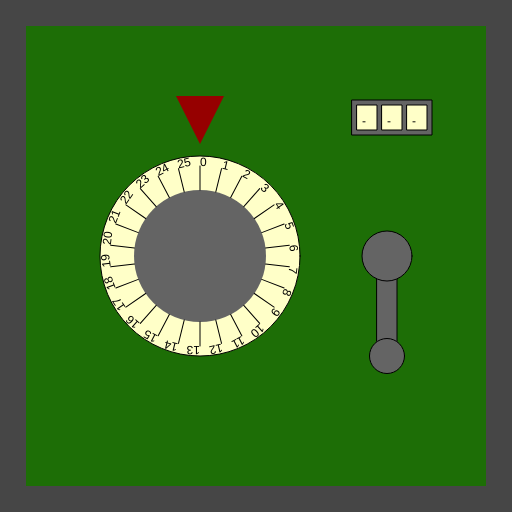
Frame 1 (no input)
Frame 60 (no input): identical to frame 1, image omitted
Frame 120 (the mouse pressed at the canvas centre since frame 60): identical to frame 1, image omitted

The p5.js sketch that drew this single still picture (run headless with seeded random() and noise() and a simulated clock; from frame 60 on, the mouse is pressed at the canvas centre):

// p5.js sketch
// ── sketch.js
/*

Officer: 8730866
CaseNum: 303-1-21826612-8730866

Case 303 - The Case of the Crooked Attorney
Stage 2 - Torvalds' House

This safe is in Torvalds’ home study. Be careful. If you get caught, I don’t know you !

Crack this safe by doing the following:

	When any key is pressed:
	- Decrement SecureStorageVal_A by 2

	When any key is released:
	- Decrement SecureStorageVal_B by 2

	When the mouse button is released:
	- Make SecureStorageVal_C equal to the string "WJB"

	Whilst the mouse is moving:
	- Make SecureStorageVal_C equal to the string "MYZ"



This time you'll need to create the relevant event handlers yourself.

There are many possible ways of investigating this case, but you
should use ONLY the following commands:

	- The assignment operator aka. the equals sign !
	- Incrementing +=
	- Decrementing -=

*/

//declare the variables

var SecureStorageVal_A;
var SecureStorageVal_B;
var SecureStorageVal_C;


function preload()
{
	//IMAGES WILL BE LOADED HERE

}

function setup()
{
	createCanvas(512,512);

	//initialise the variables
	SecureStorageVal_A = 0;
	SecureStorageVal_B = 0;
	SecureStorageVal_C = "";

}

///////////////////EVENT HANDLERS///////////////////

//Create event handlers here to open the safe ...


///////////////DO NOT CHANGE CODE BELOW THIS POINT///////////////////

function draw()
{

	//Draw the safe door
	background(70);
	noStroke();
	fill(29,110,6);
	rect(26,26,width-52,width-52);

	//Draw the combination dial
	push();
	translate(200,height/2);
	drawDial(200, SecureStorageVal_A, 26);
	pop();

	//Draw the lever
	push();
	translate(width - 125,256);
	drawLever(SecureStorageVal_B);
	pop();

	//Draw the spinner
	push();
	translate(width - 120,100);
	drawSpinner(3, SecureStorageVal_C);
	pop();

}

function drawDial(diameter,num,maxNum)
{
	//the combination lock

	var r = diameter * 0.5;
	var p = r * 0.6;

	stroke(0);
	fill(255,255,200);
	ellipse(0,0,diameter,diameter);
	fill(100);
	noStroke();
	ellipse(0,0,diameter*0.66,diameter*0.66);
	fill(150,0,0);
	triangle(
		-p * 0.4,-r-p,
		p * 0.4,-r-p,
		0,-r-p/5
	);

	noStroke();

	push();
	var inc = 360/maxNum;

	rotate(radians(-num * inc));
	for(var i = 0; i < maxNum; i++)
	{
		push();
		rotate(radians(i * inc));
		stroke(0);
		line(0,-r*0.66,0,-(r-10));
		noStroke();
		fill(0);
		text(i,0,-(r-10));
		pop();
	}

	pop();
}

function drawLever(rot)
{
	push();
	rotate(radians(-rot))
	stroke(0);
	fill(100);
	rect(-10,0,20,100);
	ellipse(0,0,50,50);
	ellipse(0,100,35,35);
	pop();
}

function drawSpinner(numSpinners, val)
{
	var sw = 20;
	var ow = (sw + 5) * numSpinners + 5;
	stroke(0);
	fill(100);
	rect(-ow/2,0,ow,35);
	if(typeof(val) == "number")
	{
		val = floor(val).toString(); //convert to string
	}


	for(var d = numSpinners - val.length; d > 0; d--)
	{
		val = "-" + val;
	}

	for(var i = 0; i < numSpinners; i++)
	{
		stroke(0);
		fill(255,255,200);
		rect(-ow/2 + i * (sw + 5) + 5,5,20,25);
		fill(0);
		noStroke();
		text(val[i],-ow/2 + sw/2 + i * (sw +5),25);
	}

}
